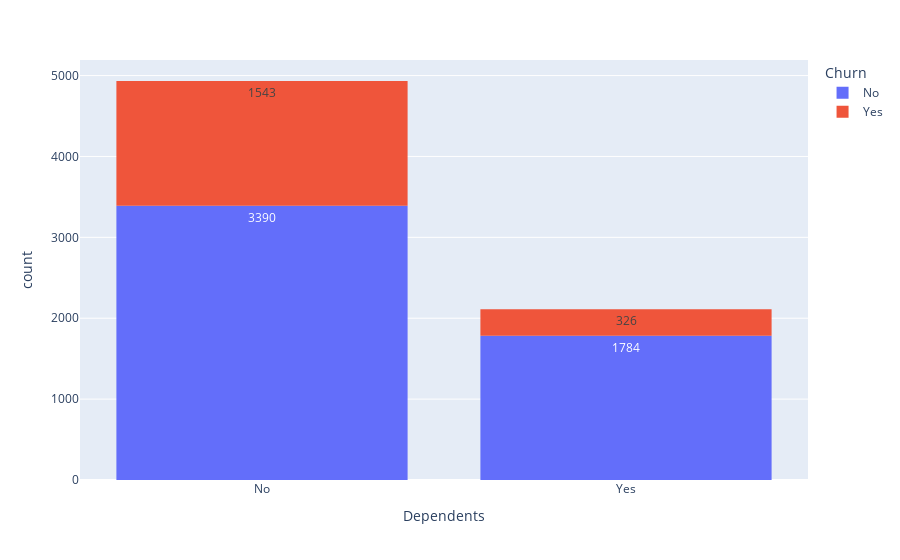

Notebook code for this chart:
### Code cell
fig = px.histogram(df, x="Dependents", color="Churn", text_auto=True)
fig.show()

### Figure 1 — Plotly figure (JSON) as saved in the notebook; plotly's stock layout.template omitted (floating-point values rounded to 4 significant figures; data arrays with more than 128 entries replaced by an {"elided": "..."} marker saying what was removed)
{"data": [{"alignmentgroup": "True", "bingroup": "x", "hovertemplate": "Churn=No<br>Dependents=%{x}<br>count=%{y}<extra></extra>", "legendgroup": "No", "marker": {"color": "#636efa", "pattern": {"shape": ""}}, "name": "No", "offsetgroup": "No", "orientation": "v", "showlegend": true, "texttemplate": "%{value}", "type": "histogram", "x": {"elided": "5174 str values"}, "xaxis": "x", "yaxis": "y"}, {"alignmentgroup": "True", "bingroup": "x", "hovertemplate": "Churn=Yes<br>Dependents=%{x}<br>count=%{y}<extra></extra>", "legendgroup": "Yes", "marker": {"color": "#EF553B", "pattern": {"shape": ""}}, "name": "Yes", "offsetgroup": "Yes", "orientation": "v", "showlegend": true, "texttemplate": "%{value}", "type": "histogram", "x": {"elided": "1869 str values"}, "xaxis": "x", "yaxis": "y"}], "layout": {"barmode": "relative", "legend": {"title": {"text": "Churn"}, "tracegroupgap": 0}, "margin": {"t": 60}, "xaxis": {"anchor": "y", "domain": [0, 1], "title": {"text": "Dependents"}}, "yaxis": {"anchor": "x", "domain": [0, 1], "title": {"text": "count"}}}}
